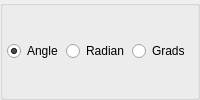
        <widget class="QGroupBox" name="groupBox_2">
         <property name="title">
          <string/>
         </property>
         <layout class="QHBoxLayout" name="horizontalLayout_2">
          <property name="spacing">
           <number>2</number>
          </property>
          <property name="sizeConstraint">
           <enum>QLayout::SetDefaultConstraint</enum>
          </property>
          <property name="leftMargin">
           <number>3</number>
          </property>
          <property name="topMargin">
           <number>3</number>
          </property>
          <property name="rightMargin">
           <number>3</number>
          </property>
          <property name="bottomMargin">
           <number>3</number>
          </property>
          <item>
           <widget class="QRadioButton" name="m_TbnDeg">
            <property name="sizePolicy">
             <sizepolicy hsizetype="Fixed" vsizetype="Fixed">
              <horstretch>0</horstretch>
              <verstretch>0</verstretch>
             </sizepolicy>
            </property>
            <property name="text">
             <string>Angle</string>
            </property>
            <property name="checked">
             <bool>true</bool>
            </property>
           </widget>
          </item>
          <item>
           <widget class="QRadioButton" name="m_RdoRad">
            <property name="sizePolicy">
             <sizepolicy hsizetype="Fixed" vsizetype="Fixed">
              <horstretch>0</horstretch>
              <verstretch>0</verstretch>
             </sizepolicy>
            </property>
            <property name="text">
             <string>Radian</string>
            </property>
           </widget>
          </item>
          <item>
           <widget class="QRadioButton" name="m_RdoGrad">
            <property name="sizePolicy">
             <sizepolicy hsizetype="Fixed" vsizetype="Fixed">
              <horstretch>0</horstretch>
              <verstretch>0</verstretch>
             </sizepolicy>
            </property>
            <property name="text">
             <string>Grads</string>
            </property>
           </widget>
          </item>
         </layout>
        </widget>
